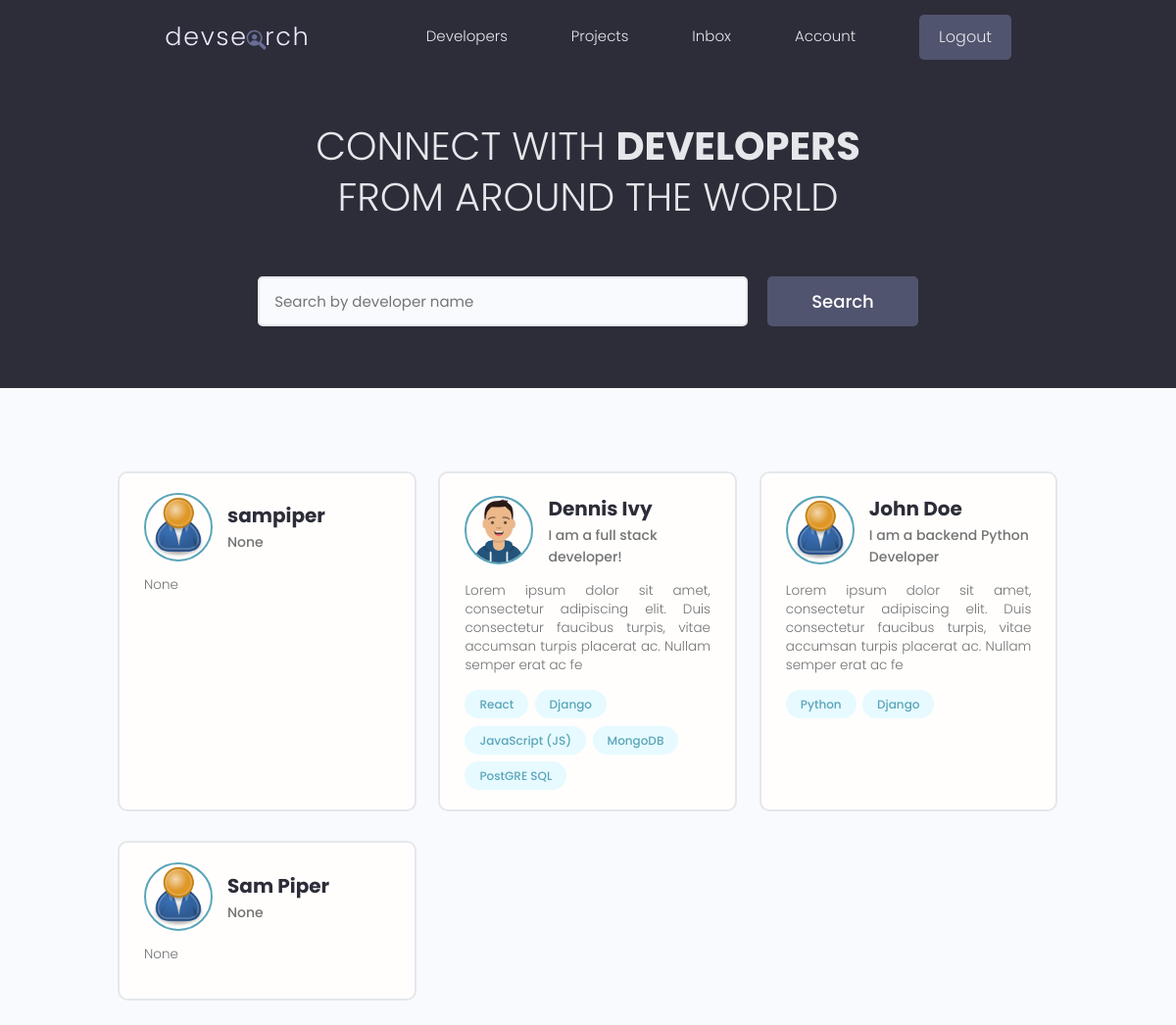
Screenshot of / (signed in) with the database file from the repository.
### users/models.py (models this page shows, shortened)
class Profile(models.Model):
    user = models.OneToOneField(
        User, on_delete=models.CASCADE, null=True, blank=True)
    name = models.CharField(max_length=200, blank=True, null=True)
    email = models.EmailField(max_length=500, blank=True, null=True)
    username = models.CharField(max_length=200, blank=True, null=True)
    location = models.CharField(max_length=200, blank=True, null=True)
    short_intro = models.CharField(max_length=500, blank=True, null=True)
    bio = models.TextField(blank=True, null=True)
    profile_image = models.ImageField(
        null=True, blank=True, upload_to='profiles/', default='profiles/user-default.png')
    social_github = models.CharField(max_length=200, blank=True, null=True)
    social_twitter = models.CharField(max_length=200, blank=True, null=True)
    social_linkedin = models.CharField(max_length=200, blank=True, null=True)
    social_youtube = models.CharField(max_length=200, blank=True, null=True)
    social_website = models.CharField(max_length=200, blank=True, null=True)
    created = models.DateTimeField(auto_now_add=True)
    id = models.UUIDField(default=uuid.uuid4, unique=True,
                          primary_key=True, editable=False)

class Skill(models.Model):
    owner = models.ForeignKey(
        Profile, on_delete=models.CASCADE, null=True, blank=True)
    name = models.CharField(max_length=200, null=True, blank=True)
    description = models.TextField(null=True, blank=True)
    created = models.DateTimeField(auto_now_add=True)
    id = models.UUIDField(default=uuid.uuid4, unique=True,
                          primary_key=True, editable=False)
    def __str__(self) -> str:
        return str(self.name)

### users/views.py (the view)
# urls.py: path('', views.profiles, name='profiles'),
def profiles(request):
    profiles, text = searchProfiles(request)
    context = {'profiles': profiles, 'text': text}
    return render(request, 'users/profiles.html', context)

### users/utils.py (called while the page is built)
def searchProfiles(request):
    text = ''
    if request.GET.get('text'):
        text = request.GET.get('text')
    skills = Skill.objects.filter(name__icontains=text)
    profiles = Profile.objects.distinct().filter(
        Q(name__icontains=text) | Q(short_intro=text) | Q(skill__in=skills))
    return profiles, text

### users/templates/users/profiles.html (shortened to what this page needs)
{% extends 'main.html' %}
{% block content %}
  <main class="home">
    <section class="hero-section text-center">
      <div class="container container--narrow">
        <div class="hero-section__box">
          <h2>CONNECT WITH <span>DEVELOPERS</span></h2>
          <h2>FROM AROUND THE WORLD</h2>
        </div>
        <div class="hero-section__search">
          <form class="form" action="{% url 'profiles' %}" method="get">
            <div class="form__field">
              <input class="input input--text" id="formInput#search" type="text" name="text" value="{{text}}"
                placeholder="Search by developer name" />
            </div>
            <input class="btn btn--sub btn--lg" type="submit" value="Search" />
          </form>
        </div>
      </div>
    </section>
    <section class="devlist">
      <div class="container">
        <div class="grid grid--three">
            {% for profile in profiles %}
          <div class="column card">
            <div class="dev">
              <a href="{% url 'user-profile' profile.id %}" class="card__body">
                <div class="dev__profile">
                  <img class="avatar avatar--md" src="{{profile.profile_image.url}}" alt="image" />
                  <div class="dev__meta">
                    <h3>{{profile.name}}</h3>
                    <h5>{{profile.short_intro | slice:"60"}}</h5>
                  </div>
                </div>
                <p class="dev__info">
                  {{profile.bio | slice:"150"}}
                </p>
                <div class="dev__skills">
                    {% for skill in profile.skill_set.all|slice:"5" %}
                  <span class="tag tag--pill tag--main">
                    <small>{{skill}}</small>
                  </span>
                  {% endfor %}
                </div>
              </a>
            </div>
          </div>
          {% endfor %}
        </div>
      </div>
    </section>
  </main>
{% endblock content %}

### static/styles/app.css (style rules this page uses)
:root { --color-sub: #2d2d39; }
.btn--sub { background-color: var(--color-sub-light); }
.card { border: 2px solid var(--color-light); }
img { width: 100%; }
.hero-section { height: 40vh; display: flex; align-items: center; background-color: var(--color-sub); }
.hero-section__box { margin-bottom: 4rem; }
.hero-section__box > h2, .hero-section__box > h2 > span { font-size: 4rem; color: var(--color-light); line-height: 1.3; text-transform: uppercase; }
.hero-section__box > h2 { font-weight: 300; }
.hero-section__box > h2 > span { font-weight: 700; }
.hero-section__search > .form { display: flex; align-items: center; justify-content: center; gap: 2rem; }
.hero-section__search > .form input.input--text { width: 50rem; }
.devlist { margin-top: 8rem; }
.devlist .grid { align-items: stretch; }
.devlist .dev .dev__profile { display: flex; align-items: center; gap: 1.5rem; }
.devlist .dev .dev__meta h3 { color: var(--color-sub); font-size: 2rem; font-weight: 700; }
.devlist .dev .dev__meta h5 { color: var(--color-text); font-size: 1.4rem; font-weight: 500; }
.devlist .dev .dev__info { margin: 1.5rem 0; font-size: 1.35rem; line-height: 1.4; text-align: justify; }

### static/uikit/styles/modules/_variables.css (style rules this page uses)
:root { --color-main: #5aa5b9; --color-main-light: #e6faff; --color-sub: #3f4156; --color-sub-light: #51546e; --color-sub-lighter: #ededfd; --color-text: #737373; --color-gray: #8b8b8b; --color-light: #e5e7eb; --color-light-gray: #767676; --color-bg: #f8fafd; --color-white: #fffefd; --color-white-light: #f3f3f3; --color-success: #359e64; --color-success-bg: #def8e8; --color-error: #fc4b0b; --color-error-bg: #fff2ee; --font-base: 'Poppins', arial, helvetica, 'Segoe UI', roboto, ubuntu, sans-serif; --font-monospace: 'Fira Code', 'Courier New', courier, monospace; --font-regular: 300; --font-medium: 500; --font-bold: 700; --generic-shadow: 1px 1px 5px #00000010; --generic-transition: all 0.3s ease-in-out; }

### static/uikit/styles/modules/_base.css (style rules this page uses)
* { margin: 0; padding: 0; box-sizing: border-box; text-rendering: optimizeLegibility; color: inherit; font-size: inherit; }
html { font-size: 50%; }
@media only screen and (min-width: 480px) { html { font-size: 56.25%; } }
@media only screen and (min-width: 1200px) { html { font-size: 62.5%; } }
body { line-height: 1.6; font-weight: 400; font-size: 1.5rem; color: var(--color-text); background-color: var(--color-bg); min-height: 100vh; }

### static/uikit/styles/modules/_typography.css (style rules this page uses)
* { font-family: var(--font-base); }
h2 { font-size: 3.6rem; font-weight: var(--font-bold); }
h3 { font-size: 3.2rem; font-weight: var(--font-medium); }
h5 { font-size: 2.4rem; font-weight: var(--font-medium); }
h5, h6 { font-weight: var(--font-regular); }
p, span, strong { font-size: 1.6rem; color: var(--color-text); font-weight: var(--font-regular); }
a { padding-bottom: 2px; text-decoration: none; display: inline-block; color: var(--color-main); font-weight: var(--font-medium); }

### static/uikit/styles/modules/_utilities.css (style rules this page uses)
.container { width: 92%; max-width: 165rem; margin: 0 auto; box-sizing: border-box; }
.container--narrow { width: 92%; max-width: 120rem; }
@media screen and (min-width: 1000px) { .container { width: 90%; } }
@media screen and (min-width: 1000px) { .container--narrow { width: 85%; } }
@media screen and (min-width: 1200px) { .container { width: 80%; } }
@media screen and (min-width: 1200px) { .container--narrow { width: 72%; } }
.text-center { text-align: center; }

### static/uikit/styles/modules/_avatar.css (style rules this page uses)
.avatar { border-radius: 50%; border: 2px solid var(--color-main); object-fit: cover; }
.avatar--md { height: 7rem; width: 7rem; }

### static/uikit/styles/modules/_button.css (style rules this page uses)
.btn { display: inline-block; position: relative; cursor: pointer; background-color: var(--color-light); font-weight: var(--font-medium); color: var(--color-sub); text-decoration: none; padding: 1rem 2rem; border-radius: 0.5rem; border: none; width: -webkit-fit-content; width: -moz-fit-content; width: fit-content; height: -webkit-fit-content; height: -moz-fit-content; height: fit-content; font-size: 1.6rem; outline-width: 0; outline-color: transparent; -webkit-backface-visibility: hidden; backface-visibility: hidden; transition: all 0.3s ease-in-out; }
.btn--sub { background-color: var(--color-sub); color: var(--color-white); }
.btn--lg { font-size: 1.8rem; padding: 1.2rem 4.5rem; }

### static/uikit/styles/modules/_card.css (style rules this page uses)
.card { border-radius: 1rem; background-color: var(--color-white); border: 1.5px solid var(--color-light); width: auto; height: auto; margin-top: 0.5rem; margin-bottom: 0.5rem; overflow: hidden; }
.card__body, .card__header { padding: 2rem 2.5rem; }

### rows the page displays
Profile: profile_image (placeholder picture), name "sampiper", short_intro "None", bio "None"
Profile: profile_image (picture), name "Dennis Ivy", short_intro "I am a full stack developer!", bio "Lorem ipsum dolor sit amet, consectetur adipiscing elit. Duis consectetur faucibus turpis, vitae accumsan turpis placerat ac. Nullam semper erat ac fe"
Skill: name "React"
Skill: name "Django"
Skill: name "JavaScript (JS)"
Skill: name "MongoDB"
Skill: name "PostGRE SQL"
Profile: profile_image (placeholder picture), name "John Doe", short_intro "I am a backend Python Developer", bio "Lorem ipsum dolor sit amet, consectetur adipiscing elit. Duis consectetur faucibus turpis, vitae accumsan turpis placerat ac. Nullam semper erat ac fe"
Skill: name "Python"
Skill: name "Django"
Profile: profile_image (placeholder picture), name "Sam Piper", short_intro "None", bio "None"
